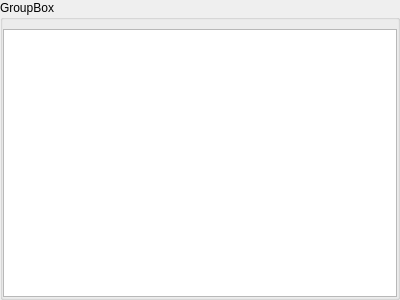
<?xml version="1.0" encoding="UTF-8"?>
<ui version="4.0">
 <class>MTableView</class>
 <widget class="QWidget" name="MTableView">
  <property name="geometry">
   <rect>
    <x>0</x>
    <y>0</y>
    <width>400</width>
    <height>300</height>
   </rect>
  </property>
  <property name="windowTitle">
   <string>Form</string>
  </property>
  <layout class="QGridLayout" name="gridLayout">
   <property name="leftMargin">
    <number>0</number>
   </property>
   <property name="topMargin">
    <number>0</number>
   </property>
   <property name="rightMargin">
    <number>0</number>
   </property>
   <property name="bottomMargin">
    <number>0</number>
   </property>
   <item row="0" column="0">
    <widget class="QGroupBox" name="groupBox">
     <property name="title">
      <string>GroupBox</string>
     </property>
     <layout class="QGridLayout" name="gridLayout_2">
      <property name="leftMargin">
       <number>0</number>
      </property>
      <property name="topMargin">
       <number>9</number>
      </property>
      <property name="rightMargin">
       <number>0</number>
      </property>
      <property name="bottomMargin">
       <number>0</number>
      </property>
      <item row="0" column="0">
       <widget class="QTableView" name="tableView"/>
      </item>
     </layout>
    </widget>
   </item>
  </layout>
 </widget>
 <resources/>
 <connections/>
</ui>
